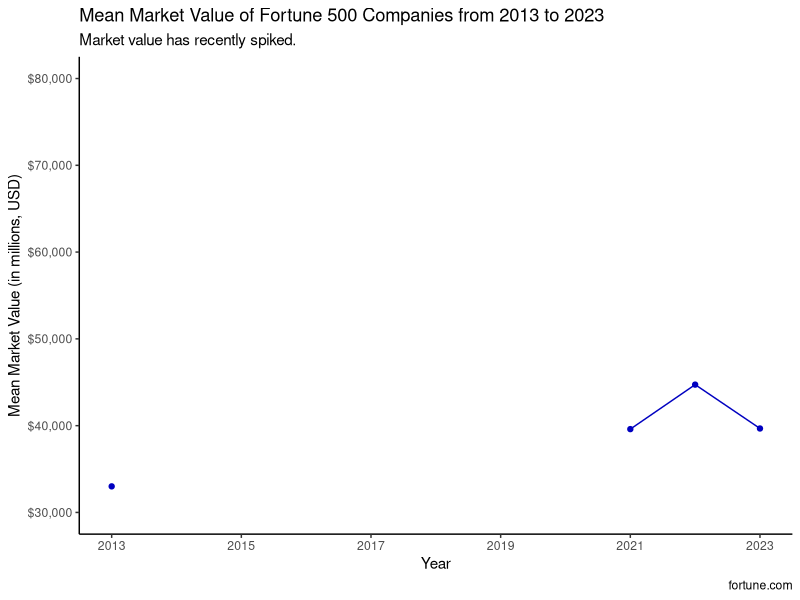
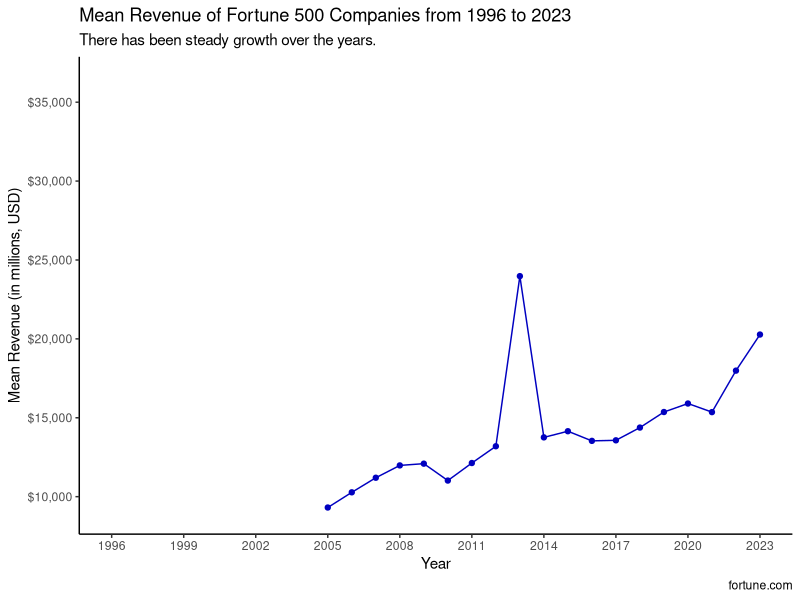
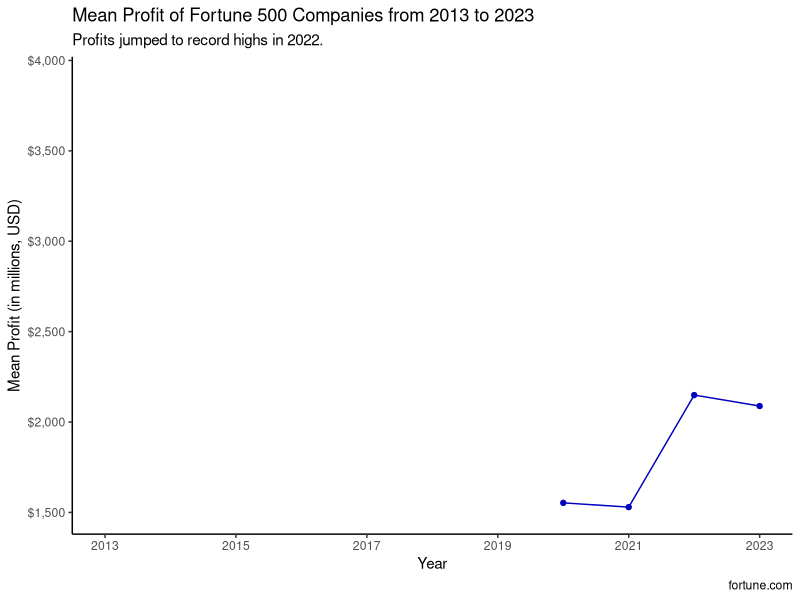
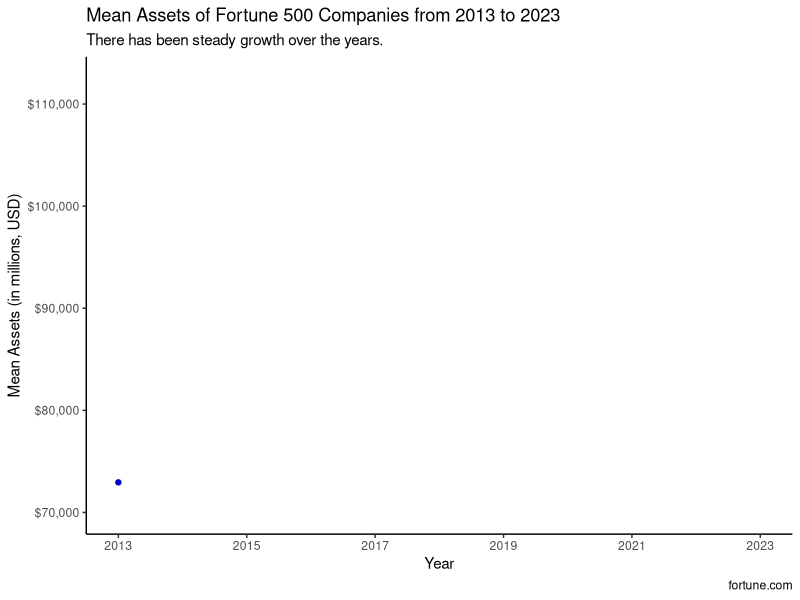

The R script that drew these images, in order:
## ---- chunk 1
#| message: false
#| warning: false
library(tidyverse)
library(dplyr)
library(readr)
library(forcats)
## ---- chunk 2
fortune <- read_csv('data/Cleaned Data.csv', show_col_types = FALSE) |>
  select(rank, year, revenue_mil, profit_mil, asset_mil, market_value_mil)
## ---- chunk 3
market_value <- fortune |>
  filter(year >= 2013) |>
  summarize(mean_market_value_mil = mean(market_value_mil, na.rm = TRUE), .by = year)
market_value$mean_market_value_mil[market_value$year == 2013] <- 34459.82 - (37372.77 - 34459.82)/2
## ---- chunk 4
revenue <- fortune |>
  summarize(mean_revenue_mil = mean(revenue_mil, na.rm = TRUE), .by = year)
revenue$mean_revenue_mil[revenue$year == 2013] <- mean(c(23529.903, 24421.006))
## ---- chunk 5
profit <- fortune |>
  filter(year >= 2013) |>
  summarize(mean_profit_mil = mean(profit_mil, na.rm = TRUE), .by = year)
## ---- chunk 6
asset <- fortune |>
  filter(year >= 2013) |>
  summarize(mean_asset_mil = mean(asset_mil, na.rm = TRUE), .by = year)
asset$mean_asset_mil[asset$year == 2013] <- 74061.85 - (76292.42 - 74061.85)/2
## ---- chunk 7
market_value |>
  ggplot(aes(x = year, y = mean_market_value_mil)) +
  geom_point(color = '#0000c0') +
  geom_line(color = '#0000c0') +
  scale_x_continuous('Year',
                     breaks = c(2013,2015,2017,2019,2021,2023),
                     limits = c(2013,2023)) +
  scale_y_continuous('Mean Market Value (in millions, USD)',
                     breaks = c(30000,40000,50000,60000,70000,80000,90000),
                     limits = c(30000,80000),
                     labels = scales::dollar_format()) +
  labs(title = 'Mean Market Value of Fortune 500 Companies from 2013 to 2023',
       subtitle = 'Market value has recently spiked.',
       caption = 'fortune.com') +
  theme_classic()
## ---- chunk 8
revenue |>
  ggplot(aes(x = year, y = mean_revenue_mil)) +
  geom_point(color = '#0000c0') +
  geom_line(color = '#0000c0') +
  scale_x_continuous('Year',
                     breaks = c(1996,1999,2002,2005,2008,2011,2014,2017,2020,2023),
                     limits = c(1996,2023)) +
  scale_y_continuous('Mean Revenue (in millions, USD)',
                     breaks = c(10000,15000,20000,25000,30000,35000,40000),
                     limits = c(9000,36500),
                     labels = scales::dollar_format()) +
  labs(title = 'Mean Revenue of Fortune 500 Companies from 1996 to 2023',
       subtitle = 'There has been steady growth over the years.',
       caption = 'fortune.com') +
  theme_classic()
## ---- chunk 9
profit |>
  ggplot(aes(x = year, y = mean_profit_mil)) +
  geom_point(color = '#0000c0') +
  geom_line(color = '#0000c0') +
  scale_x_continuous('Year',
                     breaks = c(2013,2015,2017,2019,2021,2023),
                     limits = c(2013,2023)) +
  scale_y_continuous('Mean Profit (in millions, USD)',
                     breaks = c(1500,2000,2500,3000,3500,4000),
                     limits = c(1500,3900),
                     labels = scales::dollar_format()) +
  labs(title = 'Mean Profit of Fortune 500 Companies from 2013 to 2023',
       subtitle = 'Profits jumped to record highs in 2022.',
       caption = 'fortune.com') +
  theme_classic()
## ---- chunk 10
asset |>
  ggplot(aes(x = year, y = mean_asset_mil)) +
  geom_point(color = '#0000c0') +
  geom_line(color = '#0000c0') +
  scale_x_continuous('Year',
                     breaks = c(2013,2015,2017,2019,2021,2023),
                     limits = c(2013,2023)) +
  scale_y_continuous('Mean Assets (in millions, USD)',
                     breaks = c(70000,80000,90000,100000,110000),
                     limits = c(70000,112500),
                     labels = scales::dollar_format()) +
  labs(title = 'Mean Assets of Fortune 500 Companies from 2013 to 2023',
       subtitle = 'There has been steady growth over the years.',
       caption = 'fortune.com') +
  theme_classic()
